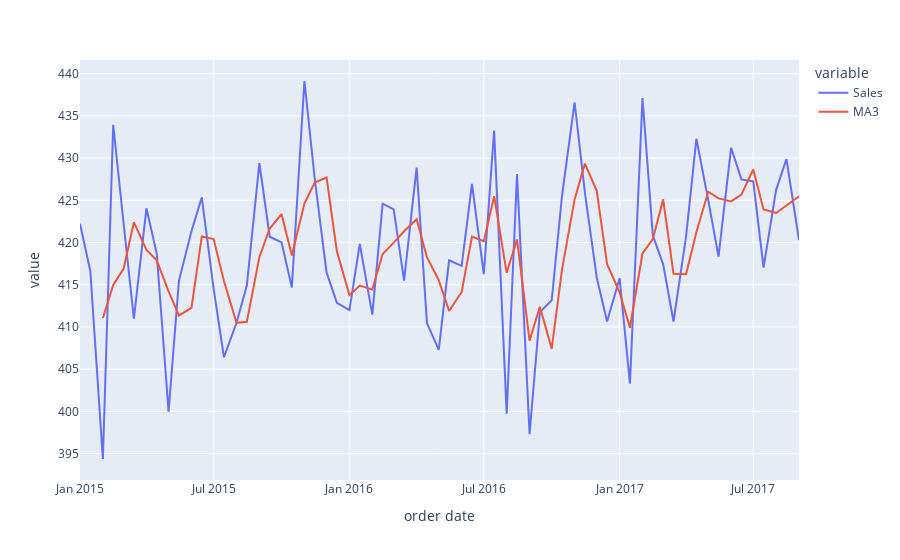

The notebook cell this image was saved under:
### Code cell
# create 3 month moving average
Fanshop['MA3'] = Fanshop['Sales'].rolling(3).mean()
# plot the data and MA
import plotly.express as px
fig = px.line(Fanshop, x=Fanshop.index, y=["Sales","MA3"])
fig.show()
